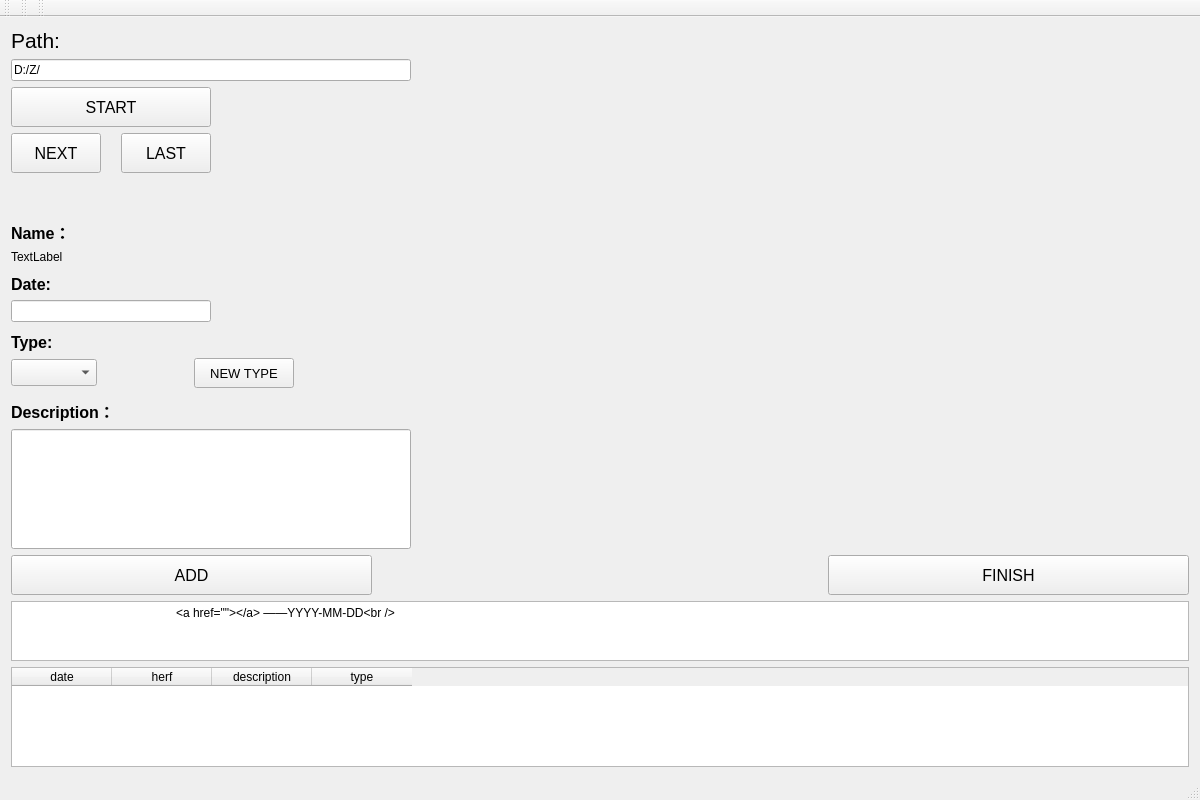
<?xml version="1.0" encoding="UTF-8"?>
<ui version="4.0">
 <class>LabelWindow</class>
 <widget class="QMainWindow" name="LabelWindow">
  <property name="geometry">
   <rect>
    <x>0</x>
    <y>0</y>
    <width>1200</width>
    <height>800</height>
   </rect>
  </property>
  <property name="sizePolicy">
   <sizepolicy hsizetype="Fixed" vsizetype="Fixed">
    <horstretch>0</horstretch>
    <verstretch>0</verstretch>
   </sizepolicy>
  </property>
  <property name="windowTitle">
   <string>录入</string>
  </property>
  <widget class="QWidget" name="centralWidget">
   <layout class="QVBoxLayout" name="verticalLayout">
    <item>
     <layout class="QHBoxLayout" name="horizontalLayout">
      <item>
       <layout class="QVBoxLayout" name="verticalLayout_2">
        <item>
         <widget class="QLabel" name="label_2">
          <property name="font">
           <font>
            <pointsize>16</pointsize>
           </font>
          </property>
          <property name="text">
           <string>Path:</string>
          </property>
         </widget>
        </item>
        <item>
         <widget class="QLineEdit" name="lineEdit_1">
          <property name="sizePolicy">
           <sizepolicy hsizetype="Fixed" vsizetype="Fixed">
            <horstretch>0</horstretch>
            <verstretch>0</verstretch>
           </sizepolicy>
          </property>
          <property name="minimumSize">
           <size>
            <width>400</width>
            <height>0</height>
           </size>
          </property>
          <property name="text">
           <string>D:/Z/</string>
          </property>
         </widget>
        </item>
        <item>
         <layout class="QHBoxLayout" name="horizontalLayout_6">
          <item>
           <layout class="QVBoxLayout" name="verticalLayout_3">
            <item alignment="Qt::AlignLeft">
             <widget class="QPushButton" name="pushButtonStart">
              <property name="sizePolicy">
               <sizepolicy hsizetype="Fixed" vsizetype="Fixed">
                <horstretch>0</horstretch>
                <verstretch>0</verstretch>
               </sizepolicy>
              </property>
              <property name="minimumSize">
               <size>
                <width>200</width>
                <height>40</height>
               </size>
              </property>
              <property name="font">
               <font>
                <pointsize>12</pointsize>
               </font>
              </property>
              <property name="text">
               <string>START</string>
              </property>
             </widget>
            </item>
            <item>
             <layout class="QHBoxLayout" name="horizontalLayout_7">
              <item alignment="Qt::AlignLeft">
               <widget class="QPushButton" name="pushButtonNext">
                <property name="sizePolicy">
                 <sizepolicy hsizetype="Fixed" vsizetype="Fixed">
                  <horstretch>0</horstretch>
                  <verstretch>0</verstretch>
                 </sizepolicy>
                </property>
                <property name="minimumSize">
                 <size>
                  <width>90</width>
                  <height>40</height>
                 </size>
                </property>
                <property name="font">
                 <font>
                  <pointsize>12</pointsize>
                 </font>
                </property>
                <property name="text">
                 <string>NEXT</string>
                </property>
               </widget>
              </item>
              <item>
               <widget class="QPushButton" name="pushButtonLast">
                <property name="sizePolicy">
                 <sizepolicy hsizetype="Fixed" vsizetype="Fixed">
                  <horstretch>0</horstretch>
                  <verstretch>0</verstretch>
                 </sizepolicy>
                </property>
                <property name="minimumSize">
                 <size>
                  <width>90</width>
                  <height>40</height>
                 </size>
                </property>
                <property name="font">
                 <font>
                  <pointsize>12</pointsize>
                 </font>
                </property>
                <property name="text">
                 <string>LAST</string>
                </property>
               </widget>
              </item>
             </layout>
            </item>
           </layout>
          </item>
          <item>
           <spacer name="horizontalSpacer">
            <property name="orientation">
             <enum>Qt::Horizontal</enum>
            </property>
            <property name="sizeType">
             <enum>QSizePolicy::Fixed</enum>
            </property>
            <property name="sizeHint" stdset="0">
             <size>
              <width>200</width>
              <height>40</height>
             </size>
            </property>
           </spacer>
          </item>
         </layout>
        </item>
        <item>
         <layout class="QHBoxLayout" name="horizontalLayout_2"/>
        </item>
        <item>
         <spacer name="verticalSpacer_2">
          <property name="orientation">
           <enum>Qt::Vertical</enum>
          </property>
          <property name="sizeType">
           <enum>QSizePolicy::Expanding</enum>
          </property>
          <property name="sizeHint" stdset="0">
           <size>
            <width>20</width>
            <height>200</height>
           </size>
          </property>
         </spacer>
        </item>
        <item>
         <widget class="QLabel" name="label_5">
          <property name="font">
           <font>
            <pointsize>12</pointsize>
            <bold>true</bold>
           </font>
          </property>
          <property name="text">
           <string>Name：</string>
          </property>
         </widget>
        </item>
        <item>
         <widget class="QLabel" name="labelName">
          <property name="font">
           <font>
            <pointsize>9</pointsize>
           </font>
          </property>
          <property name="text">
           <string>TextLabel</string>
          </property>
         </widget>
        </item>
        <item>
         <spacer name="verticalSpacer_3">
          <property name="orientation">
           <enum>Qt::Vertical</enum>
          </property>
          <property name="sizeType">
           <enum>QSizePolicy::Fixed</enum>
          </property>
          <property name="sizeHint" stdset="0">
           <size>
            <width>20</width>
            <height>5</height>
           </size>
          </property>
         </spacer>
        </item>
        <item>
         <widget class="QLabel" name="label_3">
          <property name="font">
           <font>
            <pointsize>12</pointsize>
            <bold>true</bold>
           </font>
          </property>
          <property name="text">
           <string>Date:</string>
          </property>
         </widget>
        </item>
        <item>
         <widget class="QLineEdit" name="lineEditDate">
          <property name="sizePolicy">
           <sizepolicy hsizetype="Fixed" vsizetype="Fixed">
            <horstretch>0</horstretch>
            <verstretch>0</verstretch>
           </sizepolicy>
          </property>
          <property name="minimumSize">
           <size>
            <width>200</width>
            <height>0</height>
           </size>
          </property>
         </widget>
        </item>
        <item>
         <spacer name="verticalSpacer_4">
          <property name="orientation">
           <enum>Qt::Vertical</enum>
          </property>
          <property name="sizeType">
           <enum>QSizePolicy::Fixed</enum>
          </property>
          <property name="sizeHint" stdset="0">
           <size>
            <width>20</width>
            <height>5</height>
           </size>
          </property>
         </spacer>
        </item>
        <item>
         <widget class="QLabel" name="label_6">
          <property name="font">
           <font>
            <pointsize>12</pointsize>
            <bold>true</bold>
           </font>
          </property>
          <property name="text">
           <string>Type:</string>
          </property>
         </widget>
        </item>
        <item>
         <layout class="QHBoxLayout" name="horizontalLayout_3">
          <item alignment="Qt::AlignLeft">
           <widget class="QComboBox" name="comboBoxType">
            <property name="sizePolicy">
             <sizepolicy hsizetype="Fixed" vsizetype="Fixed">
              <horstretch>0</horstretch>
              <verstretch>0</verstretch>
             </sizepolicy>
            </property>
            <property name="font">
             <font>
              <pointsize>12</pointsize>
             </font>
            </property>
           </widget>
          </item>
          <item alignment="Qt::AlignLeft">
           <widget class="QPushButton" name="pushButtonAddType">
            <property name="sizePolicy">
             <sizepolicy hsizetype="Fixed" vsizetype="Fixed">
              <horstretch>0</horstretch>
              <verstretch>0</verstretch>
             </sizepolicy>
            </property>
            <property name="minimumSize">
             <size>
              <width>100</width>
              <height>30</height>
             </size>
            </property>
            <property name="maximumSize">
             <size>
              <width>100</width>
              <height>16777215</height>
             </size>
            </property>
            <property name="sizeIncrement">
             <size>
              <width>0</width>
              <height>0</height>
             </size>
            </property>
            <property name="font">
             <font>
              <pointsize>10</pointsize>
             </font>
            </property>
            <property name="text">
             <string>NEW TYPE</string>
            </property>
           </widget>
          </item>
          <item>
           <spacer name="horizontalSpacer_3">
            <property name="orientation">
             <enum>Qt::Horizontal</enum>
            </property>
            <property name="sizeType">
             <enum>QSizePolicy::Minimum</enum>
            </property>
            <property name="sizeHint" stdset="0">
             <size>
              <width>40</width>
              <height>20</height>
             </size>
            </property>
           </spacer>
          </item>
         </layout>
        </item>
        <item>
         <spacer name="verticalSpacer_5">
          <property name="orientation">
           <enum>Qt::Vertical</enum>
          </property>
          <property name="sizeType">
           <enum>QSizePolicy::Fixed</enum>
          </property>
          <property name="sizeHint" stdset="0">
           <size>
            <width>20</width>
            <height>5</height>
           </size>
          </property>
         </spacer>
        </item>
        <item>
         <widget class="QLabel" name="label_4">
          <property name="font">
           <font>
            <pointsize>12</pointsize>
            <bold>true</bold>
           </font>
          </property>
          <property name="text">
           <string>Description：</string>
          </property>
         </widget>
        </item>
        <item>
         <widget class="QLineEdit" name="lineEditDes">
          <property name="sizePolicy">
           <sizepolicy hsizetype="Fixed" vsizetype="Expanding">
            <horstretch>0</horstretch>
            <verstretch>0</verstretch>
           </sizepolicy>
          </property>
          <property name="minimumSize">
           <size>
            <width>400</width>
            <height>120</height>
           </size>
          </property>
          <property name="maximumSize">
           <size>
            <width>400</width>
            <height>16777215</height>
           </size>
          </property>
          <property name="font">
           <font>
            <pointsize>12</pointsize>
           </font>
          </property>
         </widget>
        </item>
        <item>
         <spacer name="verticalSpacer">
          <property name="orientation">
           <enum>Qt::Vertical</enum>
          </property>
          <property name="sizeHint" stdset="0">
           <size>
            <width>20</width>
            <height>40</height>
           </size>
          </property>
         </spacer>
        </item>
       </layout>
      </item>
      <item>
       <layout class="QGridLayout" name="gridLayoutImageView">
        <item row="0" column="0">
         <widget class="ImageViewWidget" name="imageView" native="true">
          <property name="sizePolicy">
           <sizepolicy hsizetype="Expanding" vsizetype="Expanding">
            <horstretch>0</horstretch>
            <verstretch>0</verstretch>
           </sizepolicy>
          </property>
         </widget>
        </item>
       </layout>
      </item>
     </layout>
    </item>
    <item>
     <layout class="QHBoxLayout" name="horizontalLayout_4">
      <item>
       <widget class="QPushButton" name="pushButtonAdd">
        <property name="minimumSize">
         <size>
          <width>0</width>
          <height>40</height>
         </size>
        </property>
        <property name="font">
         <font>
          <pointsize>12</pointsize>
         </font>
        </property>
        <property name="text">
         <string>ADD</string>
        </property>
       </widget>
      </item>
      <item>
       <spacer name="horizontalSpacer_4">
        <property name="orientation">
         <enum>Qt::Horizontal</enum>
        </property>
        <property name="sizeType">
         <enum>QSizePolicy::Maximum</enum>
        </property>
        <property name="sizeHint" stdset="0">
         <size>
          <width>450</width>
          <height>20</height>
         </size>
        </property>
       </spacer>
      </item>
      <item>
       <widget class="QPushButton" name="pushButtonFinish">
        <property name="minimumSize">
         <size>
          <width>0</width>
          <height>40</height>
         </size>
        </property>
        <property name="font">
         <font>
          <pointsize>12</pointsize>
         </font>
        </property>
        <property name="text">
         <string>FINISH</string>
        </property>
       </widget>
      </item>
     </layout>
    </item>
    <item>
     <spacer name="verticalSpacer_6">
      <property name="orientation">
       <enum>Qt::Vertical</enum>
      </property>
      <property name="sizeHint" stdset="0">
       <size>
        <width>20</width>
        <height>40</height>
       </size>
      </property>
     </spacer>
    </item>
    <item>
     <widget class="QPlainTextEdit" name="plainTextEdit">
      <property name="sizePolicy">
       <sizepolicy hsizetype="Expanding" vsizetype="Fixed">
        <horstretch>0</horstretch>
        <verstretch>0</verstretch>
       </sizepolicy>
      </property>
      <property name="minimumSize">
       <size>
        <width>0</width>
        <height>60</height>
       </size>
      </property>
      <property name="maximumSize">
       <size>
        <width>16777215</width>
        <height>100</height>
       </size>
      </property>
      <property name="sizeIncrement">
       <size>
        <width>0</width>
        <height>0</height>
       </size>
      </property>
      <property name="lineWrapMode">
       <enum>QPlainTextEdit::NoWrap</enum>
      </property>
      <property name="readOnly">
       <bool>true</bool>
      </property>
      <property name="plainText">
       <string>		&lt;A href=&quot;&quot;&gt;&lt;/A&gt;&amp;nbsp;——YYYY-MM-DD&lt;BR&gt;
</string>
      </property>
     </widget>
    </item>
    <item>
     <widget class="QTableWidget" name="tableWidget">
      <property name="sizePolicy">
       <sizepolicy hsizetype="Expanding" vsizetype="Fixed">
        <horstretch>0</horstretch>
        <verstretch>0</verstretch>
       </sizepolicy>
      </property>
      <property name="minimumSize">
       <size>
        <width>0</width>
        <height>100</height>
       </size>
      </property>
      <property name="maximumSize">
       <size>
        <width>16777215</width>
        <height>100</height>
       </size>
      </property>
      <property name="sizeIncrement">
       <size>
        <width>0</width>
        <height>150</height>
       </size>
      </property>
      <attribute name="horizontalHeaderMinimumSectionSize">
       <number>50</number>
      </attribute>
      <attribute name="horizontalHeaderDefaultSectionSize">
       <number>100</number>
      </attribute>
      <column>
       <property name="text">
        <string>date</string>
       </property>
      </column>
      <column>
       <property name="text">
        <string>herf</string>
       </property>
      </column>
      <column>
       <property name="text">
        <string>description</string>
       </property>
      </column>
      <column>
       <property name="text">
        <string>type</string>
       </property>
      </column>
     </widget>
    </item>
   </layout>
  </widget>
  <widget class="QMenuBar" name="menuBar">
   <property name="geometry">
    <rect>
     <x>0</x>
     <y>0</y>
     <width>1200</width>
     <height>20</height>
    </rect>
   </property>
  </widget>
  <widget class="QToolBar" name="mainToolBar">
   <attribute name="toolBarArea">
    <enum>TopToolBarArea</enum>
   </attribute>
   <attribute name="toolBarBreak">
    <bool>false</bool>
   </attribute>
  </widget>
  <widget class="QToolBar" name="toolBar">
   <property name="windowTitle">
    <string>toolBar</string>
   </property>
   <attribute name="toolBarArea">
    <enum>TopToolBarArea</enum>
   </attribute>
   <attribute name="toolBarBreak">
    <bool>false</bool>
   </attribute>
  </widget>
  <widget class="QToolBar" name="toolBar_2">
   <property name="windowTitle">
    <string>toolBar_2</string>
   </property>
   <attribute name="toolBarArea">
    <enum>TopToolBarArea</enum>
   </attribute>
   <attribute name="toolBarBreak">
    <bool>false</bool>
   </attribute>
  </widget>
  <widget class="QStatusBar" name="statusBar"/>
 </widget>
 <layoutdefault spacing="6" margin="11"/>
 <customwidgets>
  <customwidget>
   <class>ImageViewWidget</class>
   <extends>QWidget</extends>
   <header>imageviewwidget.h</header>
   <container>1</container>
  </customwidget>
 </customwidgets>
 <resources/>
 <connections/>
</ui>
